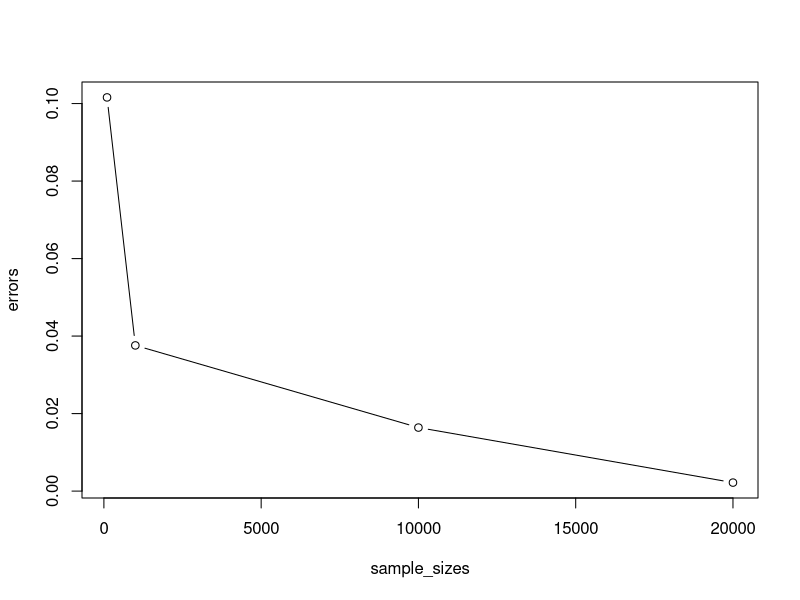
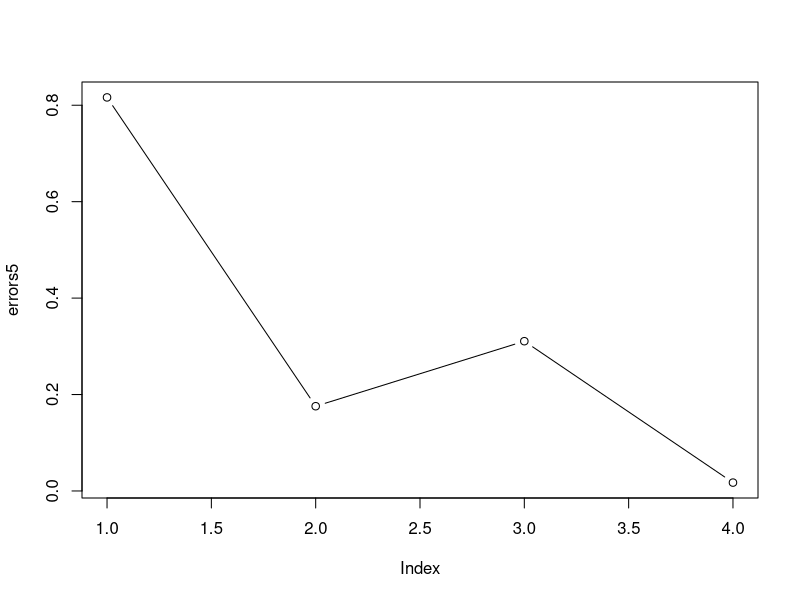

Write the R code that produced these figures, in order.
ball_volume <- function(num_sample, dims) {
  r <- rep(0, num_sample)
  for (i in 1:dims) {
    u <- runif(num_sample, -1, 1)
    r <- r + u ^ 2
  }
  in_ball <- rep(0, num_sample)
  in_ball[r <= 1] <- 1
  log_probability <- log(sum(in_ball)) - log(num_sample)
  volume_approx <- exp(log_probability + log(2 ^ dims))
  return(volume_approx)
}
exact_volume <- function(dims) {
  return(pi ^ (dims / 2) / gamma(dims / 2 + 1))
}
# Area approximation of unit circle
area_approx <- ball_volume(2000, 2)
area <- pi
area_error <- area - area_approx
# Volume approximation of unit sphere
vol_approx <- ball_volume(2000, 3)
vol <- 4 * pi / 3
vol_error <- vol - vol_approx
# Volume approximation of unit hyper-sphere in 4 dimensions
vol4_approx <- ball_volume(8000, 4)
vol4 <- exact_volume(4)
vol4_error <- vol4 - vol4_approx
# Volume approximation of unit hyper-sphere in 5 dimensions
vol5_approx <- ball_volume(8000, 5)
vol5 <- exact_volume(5)
vol5_error <- vol5 - vol5_approx

# Convergence of Monte-Carlo Approximation
# Unit circle
sample_sizes <- c(100, 1000, 10000, 20000)
approximations <- rep(NA, length(sample_sizes))
for (i in 1:length(sample_sizes)) {
  approximations[i] <- ball_volume(sample_sizes[i], 2)  
}
errors <- abs(pi - approximations)
plot(sample_sizes, errors, type="b")
# Unit 5-ball
approximations5 <- rep(NA, length(sample_sizes))
for (i in 1:length(sample_sizes)) {
  approximations5[i] <- ball_volume(sample_sizes[i], 5)  
}
errors5 <- abs(exact_volume(5) - approximations5)
plot(errors5, type="b")
